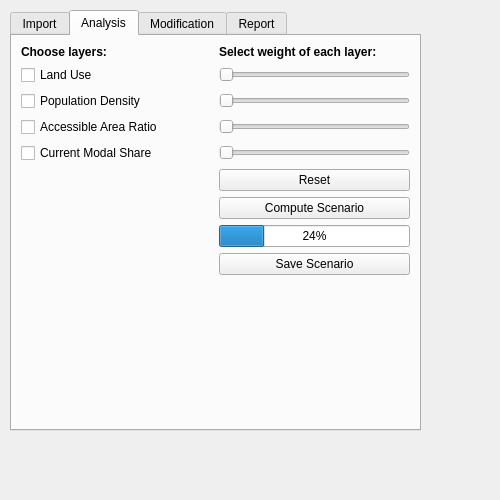
<?xml version="1.0" encoding="UTF-8"?>
<ui version="4.0">
 <class>SpatialDecisionDockWidgetBase</class>
 <widget class="QDockWidget" name="SpatialDecisionDockWidgetBase">
  <property name="geometry">
   <rect>
    <x>0</x>
    <y>0</y>
    <width>500</width>
    <height>500</height>
   </rect>
  </property>
  <property name="sizePolicy">
   <sizepolicy hsizetype="Preferred" vsizetype="Preferred">
    <horstretch>0</horstretch>
    <verstretch>0</verstretch>
   </sizepolicy>
  </property>
  <property name="minimumSize">
   <size>
    <width>450</width>
    <height>480</height>
   </size>
  </property>
  <property name="maximumSize">
   <size>
    <width>500</width>
    <height>500</height>
   </size>
  </property>
  <property name="layoutDirection">
   <enum>Qt::LeftToRight</enum>
  </property>
  <property name="windowTitle">
   <string>Public Transit Stop Calculator</string>
  </property>
  <widget class="QWidget" name="dockWidgetContents">
   <widget class="QTabWidget" name="layout">
    <property name="geometry">
     <rect>
      <x>10</x>
      <y>10</y>
      <width>411</width>
      <height>421</height>
     </rect>
    </property>
    <property name="sizePolicy">
     <sizepolicy hsizetype="Maximum" vsizetype="Expanding">
      <horstretch>0</horstretch>
      <verstretch>0</verstretch>
     </sizepolicy>
    </property>
    <property name="maximumSize">
     <size>
      <width>16777215</width>
      <height>500</height>
     </size>
    </property>
    <property name="currentIndex">
     <number>1</number>
    </property>
    <property name="iconSize">
     <size>
      <width>16</width>
      <height>16</height>
     </size>
    </property>
    <property name="usesScrollButtons">
     <bool>true</bool>
    </property>
    <widget class="QWidget" name="importDataTab">
     <attribute name="title">
      <string>Import</string>
     </attribute>
     <layout class="QVBoxLayout" name="verticalLayout_2">
      <item>
       <layout class="QGridLayout" name="gridLayout_2">
        <item row="4" column="0" colspan="2">
         <widget class="QLineEdit" name="templateFolderDirectory">
          <property name="sizePolicy">
           <sizepolicy hsizetype="Expanding" vsizetype="Fixed">
            <horstretch>0</horstretch>
            <verstretch>0</verstretch>
           </sizepolicy>
          </property>
          <property name="minimumSize">
           <size>
            <width>0</width>
            <height>0</height>
           </size>
          </property>
          <property name="maximumSize">
           <size>
            <width>1000000</width>
            <height>16777215</height>
           </size>
          </property>
          <property name="inputMask">
           <string/>
          </property>
          <property name="text">
           <string/>
          </property>
          <property name="frame">
           <bool>true</bool>
          </property>
          <property name="dragEnabled">
           <bool>true</bool>
          </property>
         </widget>
        </item>
        <item row="9" column="0" colspan="2">
         <widget class="QPushButton" name="importData">
          <property name="enabled">
           <bool>true</bool>
          </property>
          <property name="sizePolicy">
           <sizepolicy hsizetype="Fixed" vsizetype="Fixed">
            <horstretch>0</horstretch>
            <verstretch>0</verstretch>
           </sizepolicy>
          </property>
          <property name="layoutDirection">
           <enum>Qt::LeftToRight</enum>
          </property>
          <property name="text">
           <string>Import Data</string>
          </property>
         </widget>
        </item>
        <item row="0" column="0">
         <widget class="QLabel" name="selectDataLabel">
          <property name="text">
           <string>&lt;html&gt;&lt;head/&gt;&lt;body&gt;&lt;p&gt;&lt;span style=&quot; font-weight:600;&quot;&gt;Select data:&lt;/span&gt;&lt;/p&gt;&lt;/body&gt;&lt;/html&gt;</string>
          </property>
         </widget>
        </item>
        <item row="2" column="0">
         <widget class="QPushButton" name="openTemplateFolder">
          <property name="sizePolicy">
           <sizepolicy hsizetype="Fixed" vsizetype="Fixed">
            <horstretch>0</horstretch>
            <verstretch>0</verstretch>
           </sizepolicy>
          </property>
          <property name="text">
           <string>Open Template Folder</string>
          </property>
         </widget>
        </item>
        <item row="6" column="0" colspan="2">
         <spacer name="verticalSpacer">
          <property name="orientation">
           <enum>Qt::Vertical</enum>
          </property>
          <property name="sizeHint" stdset="0">
           <size>
            <width>20</width>
            <height>40</height>
           </size>
          </property>
         </spacer>
        </item>
        <item row="1" column="0">
         <spacer name="horizontalSpacer_9">
          <property name="orientation">
           <enum>Qt::Horizontal</enum>
          </property>
          <property name="sizeHint" stdset="0">
           <size>
            <width>40</width>
            <height>20</height>
           </size>
          </property>
         </spacer>
        </item>
        <item row="3" column="0">
         <spacer name="horizontalSpacer_12">
          <property name="orientation">
           <enum>Qt::Horizontal</enum>
          </property>
          <property name="sizeHint" stdset="0">
           <size>
            <width>40</width>
            <height>20</height>
           </size>
          </property>
         </spacer>
        </item>
        <item row="0" column="1" rowspan="4">
         <spacer name="horizontalSpacer_10">
          <property name="orientation">
           <enum>Qt::Horizontal</enum>
          </property>
          <property name="sizeHint" stdset="0">
           <size>
            <width>40</width>
            <height>20</height>
           </size>
          </property>
         </spacer>
        </item>
       </layout>
      </item>
     </layout>
    </widget>
    <widget class="QWidget" name="analysisTab">
     <attribute name="title">
      <string>Analysis</string>
     </attribute>
     <layout class="QFormLayout" name="formLayout_4">
      <property name="fieldGrowthPolicy">
       <enum>QFormLayout::FieldsStayAtSizeHint</enum>
      </property>
      <item row="8" column="1">
       <layout class="QHBoxLayout" name="horizontalLayout"/>
      </item>
      <item row="0" column="0" colspan="2">
       <layout class="QGridLayout" name="gridLayout">
        <property name="sizeConstraint">
         <enum>QLayout::SetNoConstraint</enum>
        </property>
        <item row="0" column="1">
         <widget class="QLabel" name="selectWeightLabel">
          <property name="text">
           <string>&lt;html&gt;&lt;head/&gt;&lt;body&gt;&lt;p&gt;&lt;span style=&quot; font-weight:600;&quot;&gt;Select weight of each layer:&lt;/span&gt;&lt;/p&gt;&lt;/body&gt;&lt;/html&gt;</string>
          </property>
         </widget>
        </item>
        <item row="4" column="1">
         <widget class="QSlider" name="modalShareWeightSlider">
          <property name="orientation">
           <enum>Qt::Horizontal</enum>
          </property>
         </widget>
        </item>
        <item row="4" column="0">
         <widget class="QCheckBox" name="modalShareCheckBox">
          <property name="text">
           <string>Current Modal Share</string>
          </property>
         </widget>
        </item>
        <item row="2" column="1">
         <widget class="QSlider" name="trainStationWeightSlider">
          <property name="orientation">
           <enum>Qt::Horizontal</enum>
          </property>
         </widget>
        </item>
        <item row="1" column="0">
         <widget class="QCheckBox" name="landUseCheckBox">
          <property name="text">
           <string>Land Use</string>
          </property>
          <property name="checkable">
           <bool>true</bool>
          </property>
          <property name="checked">
           <bool>false</bool>
          </property>
         </widget>
        </item>
        <item row="3" column="1">
         <widget class="QSlider" name="retStopWeightSlider">
          <property name="orientation">
           <enum>Qt::Horizontal</enum>
          </property>
         </widget>
        </item>
        <item row="2" column="0">
         <widget class="QCheckBox" name="popDensityCheckBox">
          <property name="text">
           <string>Population Density</string>
          </property>
         </widget>
        </item>
        <item row="1" column="1">
         <widget class="QSlider" name="landUseWeightSlider">
          <property name="orientation">
           <enum>Qt::Horizontal</enum>
          </property>
         </widget>
        </item>
        <item row="3" column="0">
         <widget class="QCheckBox" name="accessibleAreaCheckBox">
          <property name="text">
           <string>Accessible Area Ratio</string>
          </property>
         </widget>
        </item>
        <item row="0" column="0">
         <widget class="QLabel" name="selectWhichLayersLabel">
          <property name="text">
           <string>&lt;html&gt;&lt;head/&gt;&lt;body&gt;&lt;p&gt;&lt;span style=&quot; font-weight:600;&quot;&gt;Choose layers:&lt;/span&gt;&lt;/p&gt;&lt;/body&gt;&lt;/html&gt;</string>
          </property>
          <property name="alignment">
           <set>Qt::AlignLeading|Qt::AlignLeft|Qt::AlignVCenter</set>
          </property>
         </widget>
        </item>
        <item row="8" column="1">
         <widget class="QPushButton" name="saveScenario">
          <property name="text">
           <string>Save Scenario</string>
          </property>
         </widget>
        </item>
        <item row="5" column="0">
         <spacer name="horizontalSpacer_4">
          <property name="orientation">
           <enum>Qt::Horizontal</enum>
          </property>
          <property name="sizeHint" stdset="0">
           <size>
            <width>40</width>
            <height>20</height>
           </size>
          </property>
         </spacer>
        </item>
        <item row="7" column="1">
         <widget class="QProgressBar" name="scenarioProgressBar">
          <property name="value">
           <number>24</number>
          </property>
         </widget>
        </item>
        <item row="6" column="1">
         <widget class="QPushButton" name="computeScenario">
          <property name="text">
           <string>Compute Scenario</string>
          </property>
         </widget>
        </item>
        <item row="5" column="1">
         <widget class="QPushButton" name="resetWeightsAndLayers">
          <property name="layoutDirection">
           <enum>Qt::LeftToRight</enum>
          </property>
          <property name="text">
           <string>Reset</string>
          </property>
         </widget>
        </item>
        <item row="6" column="0">
         <spacer name="horizontalSpacer_6">
          <property name="orientation">
           <enum>Qt::Horizontal</enum>
          </property>
          <property name="sizeHint" stdset="0">
           <size>
            <width>40</width>
            <height>20</height>
           </size>
          </property>
         </spacer>
        </item>
        <item row="7" column="0">
         <spacer name="horizontalSpacer_11">
          <property name="orientation">
           <enum>Qt::Horizontal</enum>
          </property>
          <property name="sizeHint" stdset="0">
           <size>
            <width>40</width>
            <height>20</height>
           </size>
          </property>
         </spacer>
        </item>
        <item row="8" column="0">
         <spacer name="horizontalSpacer_7">
          <property name="orientation">
           <enum>Qt::Horizontal</enum>
          </property>
          <property name="sizeHint" stdset="0">
           <size>
            <width>40</width>
            <height>20</height>
           </size>
          </property>
         </spacer>
        </item>
       </layout>
      </item>
     </layout>
    </widget>
    <widget class="QWidget" name="visualisationTab">
     <attribute name="title">
      <string>Modification</string>
     </attribute>
     <layout class="QVBoxLayout" name="verticalLayout_3">
      <item>
       <layout class="QGridLayout" name="gridLayout_3">
        <item row="3" column="0" colspan="2">
         <widget class="QListWidget" name="savedScenariosList">
          <item>
           <property name="text">
            <string>Scenario 1</string>
           </property>
          </item>
          <item>
           <property name="text">
            <string>Scenario 2</string>
           </property>
          </item>
          <item>
           <property name="text">
            <string>Scenario 3</string>
           </property>
          </item>
          <item>
           <property name="text">
            <string>Scenario 4</string>
           </property>
          </item>
          <item>
           <property name="text">
            <string>Scenario 5</string>
           </property>
          </item>
          <item>
           <property name="text">
            <string>Scenario 6</string>
           </property>
          </item>
         </widget>
        </item>
        <item row="2" column="0" colspan="2">
         <widget class="QLabel" name="selectSavedScenariosLabel">
          <property name="sizePolicy">
           <sizepolicy hsizetype="Ignored" vsizetype="Fixed">
            <horstretch>0</horstretch>
            <verstretch>0</verstretch>
           </sizepolicy>
          </property>
          <property name="frameShadow">
           <enum>QFrame::Plain</enum>
          </property>
          <property name="text">
           <string>&lt;html&gt;&lt;head/&gt;&lt;body&gt;&lt;p&gt;&lt;span style=&quot; font-weight:600;&quot;&gt;Select saved scenarios to modify:&lt;/span&gt;&lt;/p&gt;&lt;/body&gt;&lt;/html&gt;</string>
          </property>
          <property name="wordWrap">
           <bool>true</bool>
          </property>
         </widget>
        </item>
        <item row="5" column="0">
         <spacer name="horizontalSpacer_3">
          <property name="orientation">
           <enum>Qt::Horizontal</enum>
          </property>
          <property name="sizeHint" stdset="0">
           <size>
            <width>40</width>
            <height>20</height>
           </size>
          </property>
         </spacer>
        </item>
        <item row="4" column="0">
         <spacer name="horizontalSpacer_2">
          <property name="orientation">
           <enum>Qt::Horizontal</enum>
          </property>
          <property name="sizeHint" stdset="0">
           <size>
            <width>40</width>
            <height>20</height>
           </size>
          </property>
         </spacer>
        </item>
        <item row="1" column="1">
         <spacer name="horizontalSpacer">
          <property name="orientation">
           <enum>Qt::Horizontal</enum>
          </property>
          <property name="sizeHint" stdset="0">
           <size>
            <width>40</width>
            <height>20</height>
           </size>
          </property>
         </spacer>
        </item>
        <item row="7" column="1">
         <widget class="QPushButton" name="saveModifiedScenario">
          <property name="layoutDirection">
           <enum>Qt::LeftToRight</enum>
          </property>
          <property name="text">
           <string>Save Modified Scenario</string>
          </property>
         </widget>
        </item>
        <item row="6" column="1">
         <widget class="QProgressBar" name="modificationProgressBar">
          <property name="value">
           <number>24</number>
          </property>
         </widget>
        </item>
        <item row="0" column="0" colspan="2">
         <widget class="QLabel" name="selectPublicTransportTypeLabel">
          <property name="sizePolicy">
           <sizepolicy hsizetype="Ignored" vsizetype="Ignored">
            <horstretch>0</horstretch>
            <verstretch>0</verstretch>
           </sizepolicy>
          </property>
          <property name="font">
           <font>
            <weight>75</weight>
            <bold>true</bold>
           </font>
          </property>
          <property name="text">
           <string>Select type of public transport stop and place it on the map:</string>
          </property>
          <property name="alignment">
           <set>Qt::AlignLeading|Qt::AlignLeft|Qt::AlignTop</set>
          </property>
          <property name="wordWrap">
           <bool>true</bool>
          </property>
         </widget>
        </item>
        <item row="1" column="0">
         <widget class="QListWidget" name="publicTransportTypeList">
          <property name="enabled">
           <bool>true</bool>
          </property>
          <property name="sizePolicy">
           <sizepolicy hsizetype="Fixed" vsizetype="Fixed">
            <horstretch>0</horstretch>
            <verstretch>0</verstretch>
           </sizepolicy>
          </property>
          <item>
           <property name="text">
            <string>Train Stop</string>
           </property>
          </item>
          <item>
           <property name="text">
            <string>Subway Stop</string>
           </property>
          </item>
          <item>
           <property name="text">
            <string>Tram Stop</string>
           </property>
          </item>
          <item>
           <property name="text">
            <string>Bus Stop</string>
           </property>
          </item>
         </widget>
        </item>
        <item row="6" column="0">
         <spacer name="horizontalSpacer_15">
          <property name="orientation">
           <enum>Qt::Horizontal</enum>
          </property>
          <property name="sizeHint" stdset="0">
           <size>
            <width>40</width>
            <height>20</height>
           </size>
          </property>
         </spacer>
        </item>
        <item row="5" column="1">
         <widget class="QPushButton" name="computeModifiedScenario">
          <property name="sizePolicy">
           <sizepolicy hsizetype="Fixed" vsizetype="Fixed">
            <horstretch>0</horstretch>
            <verstretch>0</verstretch>
           </sizepolicy>
          </property>
          <property name="text">
           <string>Compute Modified Scenario</string>
          </property>
         </widget>
        </item>
        <item row="4" column="1">
         <widget class="QPushButton" name="resetModificationSettings">
          <property name="text">
           <string>Reset</string>
          </property>
         </widget>
        </item>
        <item row="7" column="0">
         <spacer name="horizontalSpacer_5">
          <property name="orientation">
           <enum>Qt::Horizontal</enum>
          </property>
          <property name="sizeHint" stdset="0">
           <size>
            <width>40</width>
            <height>20</height>
           </size>
          </property>
         </spacer>
        </item>
       </layout>
      </item>
     </layout>
    </widget>
    <widget class="QWidget" name="reportingTab">
     <attribute name="title">
      <string>Report</string>
     </attribute>
     <layout class="QVBoxLayout" name="verticalLayout" stretch="0">
      <item>
       <layout class="QGridLayout" name="gridLayout_4">
        <item row="9" column="0" colspan="3">
         <widget class="QProgressBar" name="reportProgressBar">
          <property name="value">
           <number>24</number>
          </property>
         </widget>
        </item>
        <item row="1" column="0" colspan="3">
         <widget class="QListWidget" name="scenarioReportList">
          <item>
           <property name="text">
            <string>Original situation</string>
           </property>
          </item>
          <item>
           <property name="text">
            <string>Scenario 1</string>
           </property>
          </item>
          <item>
           <property name="text">
            <string>Scenario 2</string>
           </property>
          </item>
          <item>
           <property name="text">
            <string>Scenario 3</string>
           </property>
          </item>
          <item>
           <property name="text">
            <string>Scenario 4</string>
           </property>
          </item>
          <item>
           <property name="text">
            <string>Scenario 5</string>
           </property>
          </item>
          <item>
           <property name="text">
            <string>Scenario 6</string>
           </property>
          </item>
          <item>
           <property name="text">
            <string>Scenario 1 modified</string>
           </property>
          </item>
          <item>
           <property name="text">
            <string>Scenario 2 modified</string>
           </property>
          </item>
          <item>
           <property name="text">
            <string>Scenario 3 modified</string>
           </property>
          </item>
          <item>
           <property name="text">
            <string>Scenario 4 modified</string>
           </property>
          </item>
          <item>
           <property name="text">
            <string>Scenario 5 modified</string>
           </property>
          </item>
          <item>
           <property name="text">
            <string>Scenario 6 modified</string>
           </property>
          </item>
         </widget>
        </item>
        <item row="2" column="0" colspan="3">
         <widget class="QLabel" name="statisticsReportLabel">
          <property name="font">
           <font>
            <weight>75</weight>
            <bold>true</bold>
           </font>
          </property>
          <property name="text">
           <string>Select statistics to include in the report:</string>
          </property>
         </widget>
        </item>
        <item row="8" column="0">
         <widget class="QPushButton" name="resetReport">
          <property name="sizePolicy">
           <sizepolicy hsizetype="Fixed" vsizetype="Fixed">
            <horstretch>0</horstretch>
            <verstretch>0</verstretch>
           </sizepolicy>
          </property>
          <property name="text">
           <string>Reset</string>
          </property>
         </widget>
        </item>
        <item row="0" column="0" colspan="3">
         <widget class="QLabel" name="scenarioReportLabel">
          <property name="font">
           <font>
            <weight>75</weight>
            <bold>true</bold>
           </font>
          </property>
          <property name="text">
           <string>Select scenario(s) for report:</string>
          </property>
         </widget>
        </item>
        <item row="8" column="2">
         <widget class="QPushButton" name="saveReport">
          <property name="text">
           <string>Save Report</string>
          </property>
         </widget>
        </item>
        <item row="5" column="0" colspan="2">
         <widget class="QCheckBox" name="populationCapacityIndex">
          <property name="text">
           <string>Population Capacity Index</string>
          </property>
         </widget>
        </item>
        <item row="3" column="2" rowspan="4">
         <spacer name="horizontalSpacer_8">
          <property name="orientation">
           <enum>Qt::Horizontal</enum>
          </property>
          <property name="sizeHint" stdset="0">
           <size>
            <width>40</width>
            <height>20</height>
           </size>
          </property>
         </spacer>
        </item>
        <item row="8" column="1">
         <widget class="QPushButton" name="generateReport">
          <property name="sizePolicy">
           <sizepolicy hsizetype="Fixed" vsizetype="Fixed">
            <horstretch>0</horstretch>
            <verstretch>0</verstretch>
           </sizepolicy>
          </property>
          <property name="text">
           <string>Generate Report</string>
          </property>
         </widget>
        </item>
        <item row="4" column="0" colspan="2">
         <widget class="QCheckBox" name="publicTransportCoverage">
          <property name="text">
           <string>Public Transport Coverage</string>
          </property>
         </widget>
        </item>
        <item row="3" column="0" colspan="2">
         <widget class="QCheckBox" name="populationDensity">
          <property name="text">
           <string>Population Density</string>
          </property>
         </widget>
        </item>
        <item row="6" column="0" colspan="2">
         <widget class="QCheckBox" name="publicTransportSuitabilityScore">
          <property name="text">
           <string>Public Transport Suitability Score</string>
          </property>
         </widget>
        </item>
       </layout>
      </item>
     </layout>
    </widget>
   </widget>
  </widget>
 </widget>
 <resources/>
 <connections/>
</ui>
